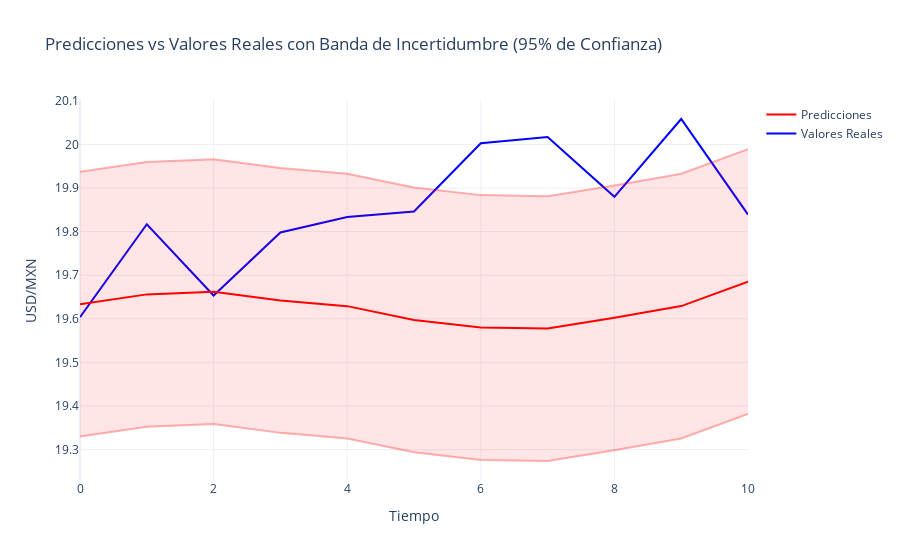

Notebook source saved alongside this figure:
### Code cell
# Preparar datos para el modelo
print("\nPreparando datos para el modelo...")
try:
    # Restablecer índices para evitar problemas de concatenación
    technical_data.reset_index(drop=True, inplace=True)
    statistical_data.reset_index(drop=True, inplace=True)
    if sentiment_data is not None:
        sentiment_data.reset_index(drop=True, inplace=True)
    
    train_data, test_data = model_engineer.prepare_data(
        technical_data=technical_data,
        statistical_data=statistical_data,
        sentiment_data=sentiment_data
    )
    
    print("\nDimensiones de los datos:")
    print(f"Train: {train_data['X'].shape}")
    print(f"Test: {test_data['X'].shape}")
    
    # Construir modelo con mayor parametrización
    print("\nConstruyendo modelo LSTM...")
    model_engineer.build_model(input_shape=(train_data['X'].shape[1], train_data['X'].shape[2]))
    
    # Entrenar modelo con más iteraciones y ajuste de parámetros
    print("\nEntrenando modelo...")
    history = model_engineer.train_model(
        train_data,
        test_data,
        epochs=2000,  # Ajustar las épocas para un mejor balance entre ajuste y recursos
        batch_size=10  # Ajustar el tamaño del lote para un entrenamiento más eficiente
    )
    
    # Visualizar historia del entrenamiento
    model_engineer.plot_training_history(history)
    
    # Evaluar modelo
    print("\nEvaluando modelo...")
    metrics, predictions = model_engineer.evaluate_model(test_data)
    print("\nMétricas de evaluación:")
    for metric, value in metrics.items():
        print(f"{metric}: {value:.4f}")
    
    # Visualizar predicciones con área de incertidumbre
    actual_values = model_engineer.scalers['target'].inverse_transform(test_data['y'])
    
    fig = go.Figure()
    fig.add_trace(go.Scatter(
        x=np.arange(len(actual_values)),
        y=actual_values.flatten(),
        mode='lines',
        name='Valores Reales',
        line=dict(color='blue')
    ))
    
    fig.add_trace(go.Scatter(
        x=np.arange(len(predictions)),
        y=predictions.flatten(),
        mode='lines',
        name='Predicciones',
        line=dict(color='red')
    ))
    
    # Agregar banda de incertidumbre
    prediction_std = np.std(predictions.flatten() - actual_values.flatten())
    upper_bound = predictions.flatten() + (prediction_std * 1.96)  # Ajustar la incertidumbre al 95% de confianza
    lower_bound = predictions.flatten() - (prediction_std * 1.96)
    
    fig.add_trace(go.Scatter(
        x=np.arange(len(predictions)),
        y=upper_bound,
        mode='lines',
        name='Límite Superior',
        line=dict(color='rgba(255, 0, 0, 0.3)'),
        showlegend=False
    ))
    
    fig.add_trace(go.Scatter(
        x=np.arange(len(predictions)),
        y=lower_bound,
        mode='lines',
        name='Límite Inferior',
        line=dict(color='rgba(255, 0, 0, 0.3)'),
        fill='tonexty',
        fillcolor='rgba(255, 0, 0, 0.1)',
        showlegend=False
    ))
    
    fig.update_layout(
        title='Predicciones vs Valores Reales con Banda de Incertidumbre (95% de Confianza)',
        xaxis_title='Tiempo',
        yaxis_title='USD/MXN',
        template='plotly_white'
    )
    
    fig.show()
    
    # Guardar modelo y resultados
    output_dir = os.path.join(data_path, 'models')
    os.makedirs(output_dir, exist_ok=True)
    
    # Guardar métricas
    pd.DataFrame(metrics, index=[0]).to_csv(
        os.path.join(output_dir, f'model_metrics_{end_date_str}.csv')
    )
    
    # Guardar historia del entrenamiento
    history.to_csv(os.path.join(output_dir, f'training_history_{end_date_str}.csv'))
    
    print(f"\nResultados guardados en: {output_dir}")

except Exception as e:
    print(f"\nError en el proceso de modelado: {str(e)}")
    import traceback
    traceback.print_exc()

### Figure 1 — Plotly figure (JSON) as saved in the notebook; plotly's stock layout.template omitted (floating-point values rounded to 4 significant figures)
{"data": [{"line": {"color": "blue"}, "mode": "lines", "name": "Valores Reales", "type": "scatter", "x": [0, 1, 2, 3, 4, 5, 6, 7, 8, 9, 10], "y": [19.6, 19.82, 19.65, 19.8, 19.83, 19.85, 20.0, 20.02, 19.88, 20.06, 19.84]}, {"line": {"color": "red"}, "mode": "lines", "name": "Predicciones", "type": "scatter", "x": [0, 1, 2, 3, 4, 5, 6, 7, 8, 9, 10], "y": [19.63, 19.66, 19.66, 19.64, 19.63, 19.6, 19.58, 19.58, 19.6, 19.63, 19.69]}, {"line": {"color": "rgba(255, 0, 0, 0.3)"}, "mode": "lines", "name": "Límite Superior", "showlegend": false, "type": "scatter", "x": [0, 1, 2, 3, 4, 5, 6, 7, 8, 9, 10], "y": [19.94, 19.96, 19.97, 19.95, 19.93, 19.9, 19.88, 19.88, 19.91, 19.93, 19.99]}, {"fill": "tonexty", "fillcolor": "rgba(255, 0, 0, 0.1)", "line": {"color": "rgba(255, 0, 0, 0.3)"}, "mode": "lines", "name": "Límite Inferior", "showlegend": false, "type": "scatter", "x": [0, 1, 2, 3, 4, 5, 6, 7, 8, 9, 10], "y": [19.33, 19.35, 19.36, 19.34, 19.33, 19.29, 19.28, 19.27, 19.3, 19.33, 19.38]}], "layout": {"title": {"text": "Predicciones vs Valores Reales con Banda de Incertidumbre (95% de Confianza)"}, "xaxis": {"title": {"text": "Tiempo"}}, "yaxis": {"title": {"text": "USD/MXN"}}}}
